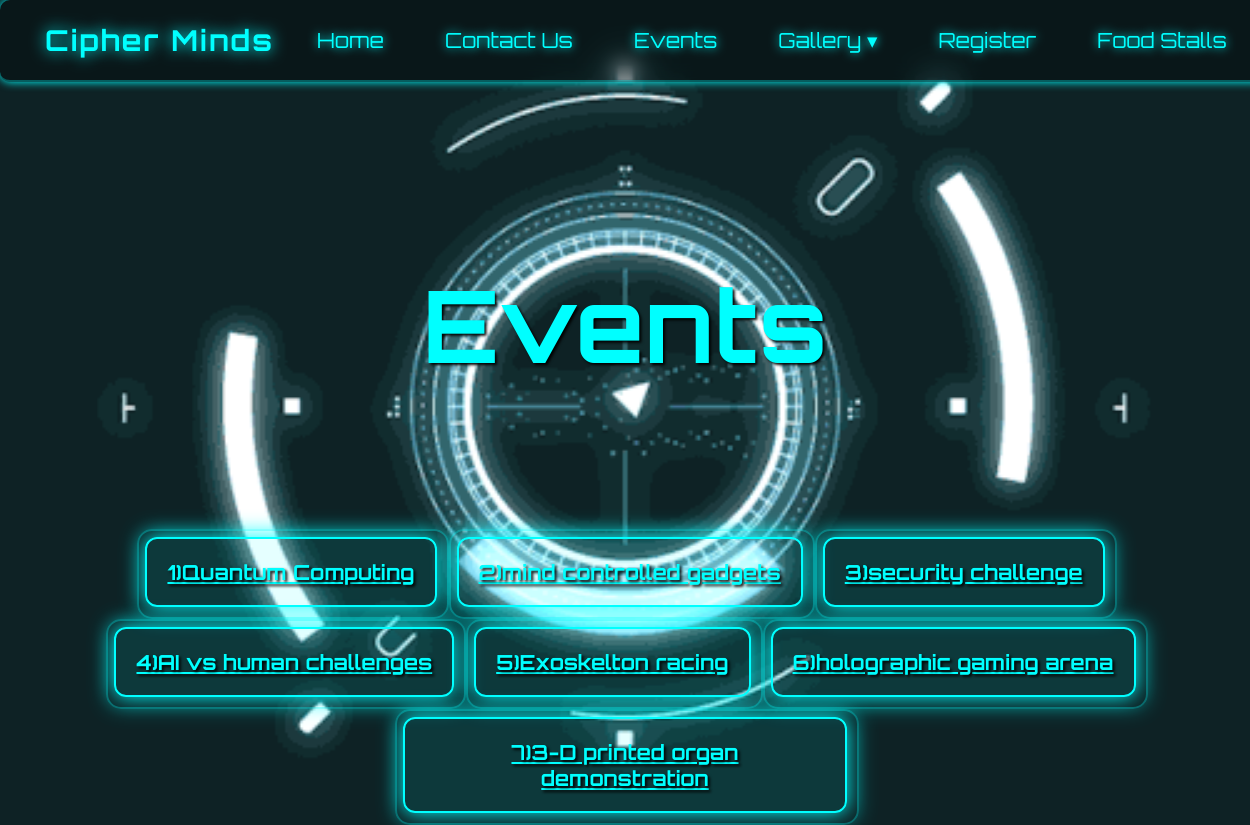
Screenshot of /events/ with the database file from the repository.
### myHackathon/models.py (models this page shows, shortened)
class Event(models.Model):
    name = models.CharField(max_length=255, unique=True)  # Make name unique for slug generation
    slug = models.SlugField(unique=True, blank=True)  # Add slug field
    description = models.TextField()
    date = models.DateField()
    time = models.TimeField()
    location = models.CharField(max_length=255)

### myHackathon/views.py (the view)
# urls.py: path('events/', event_list, name='event_list'),
def event_list(request):
    events = Event.objects.all()
    return render(request, 'event_list.html', {'events': events})

### myHackathon/templates/event_list.html (shortened to what this page needs)
 {% load static %}
<!DOCTYPE html>
<html lang="en">
<head>
</head>
<body>
    <nav class="navbar">
        <div class="logo">Cipher Minds</div>
        <a href="/" class="nav-link">Home</a>
        <a href="http://127.0.0.1:8000/contact_us/" class="nav-link">Contact Us</a>
        <div class="dropdown">
            <a href="http://127.0.0.1:8000/events/" class="nav-link">Events</a>
        </div>
        <div class="dropdown">
            <a href="#" class="nav-link">Gallery ▾</a>
        </div>
        <a href="#" class="nav-link">Register</a>
        <a href="#" class="nav-link">Food Stalls</a>
    </nav>
    <br><br><br><br>
    <div class="ev">
        <p><b>Events<b></p>
    </div><br>
    <div class="event-points">
        {% for event in events %}
            <a href="{% url 'event_detail' event.slug %}" class="event-point">
                {{ event.name }}
            </a>
        {% endfor %}
    </div>
</body>
</html>

### myHackathon/templates/event_list.html (style rules this page uses)
body { background-image: url('/static/background1.gif'); color: #fff; font-family: 'Orbitron', sans-serif; text-align: center; padding: 50px; overflow-x: hidden; font-weight: 300px; text-shadow: 2px 2px 3px black; }
body { margin: 0; padding: 0; background-image: url('/static/background1.gif'); font-family: 'Orbitron', sans-serif; background-size: cover; background-repeat: no-repeat; background-position:center; }
.navbar { position: sticky; top: 0; width: 100%; border-bottom: 2px solid rgba(0, 255, 255, 0.3); box-shadow: 0px 0px 10px cyan; display: flex; justify-content: space-evenly; align-items: center; padding: 15px 20px; z-index: 9999; max-width: auto; animation: neon-glow 1.5s infinite alternate; background: rgba(0, 0, 0, 0.3); backdrop-filter: blur(10px); border-radius: 10px; }
.logo { color: cyan; font-size: 1.8em; font-weight: bold; text-shadow: 0px 0px 15px cyan; letter-spacing: 2px; }
.nav-link { position: relative; color: cyan; text-decoration: none; font-size: 1.3em; text-shadow: 0px 0px 10px cyan; transition: text-shadow 0.3s ease-in-out, transform 0.2s; padding: 12px 18px; }
.nav-link::after { content: ""; position: absolute; width: 0; height: 3px; bottom: -6px; left: 50%; background: cyan; transition: width 0.3s ease, left 0.3s ease; }
.dropdown { position: relative; z-index: 1000; }
.event-points { display: flex; flex-wrap: wrap; justify-content: center; gap: 20px; margin-top: 30px; }
.event-point { background: rgba(0, 255, 255, 0.1); border: 2px solid cyan; box-shadow: 0px 0px 20px cyan; border-radius: 12px; padding: 20px; max-width: 400px; font-size: 1.3em; text-align: center; transition: transform 0.3s ease-in-out; position: relative; color: cyan; animation: neon-glow 1.5s infinite alternate; }
.event-point::before { content: ''; position: absolute; top: -10px; left: -10px; width: calc(100% + 20px); height: calc(100% + 20px); border: 2px solid cyan; border-radius: 15px; box-shadow: 0px 0px 20px cyan; opacity: 0.3; }
.ev { font-size: 100px; color: cyan; }

### rows the page displays
Event: name "1)Quantum Computing"
Event: name "2)mind controlled gadgets"
Event: name "3)security challenge"
Event: name "4)AI vs human challenges"
Event: name "5)Exoskelton racing"
Event: name "6)holographic gaming arena"
Event: name "7)3-D printed organ demonstration"
